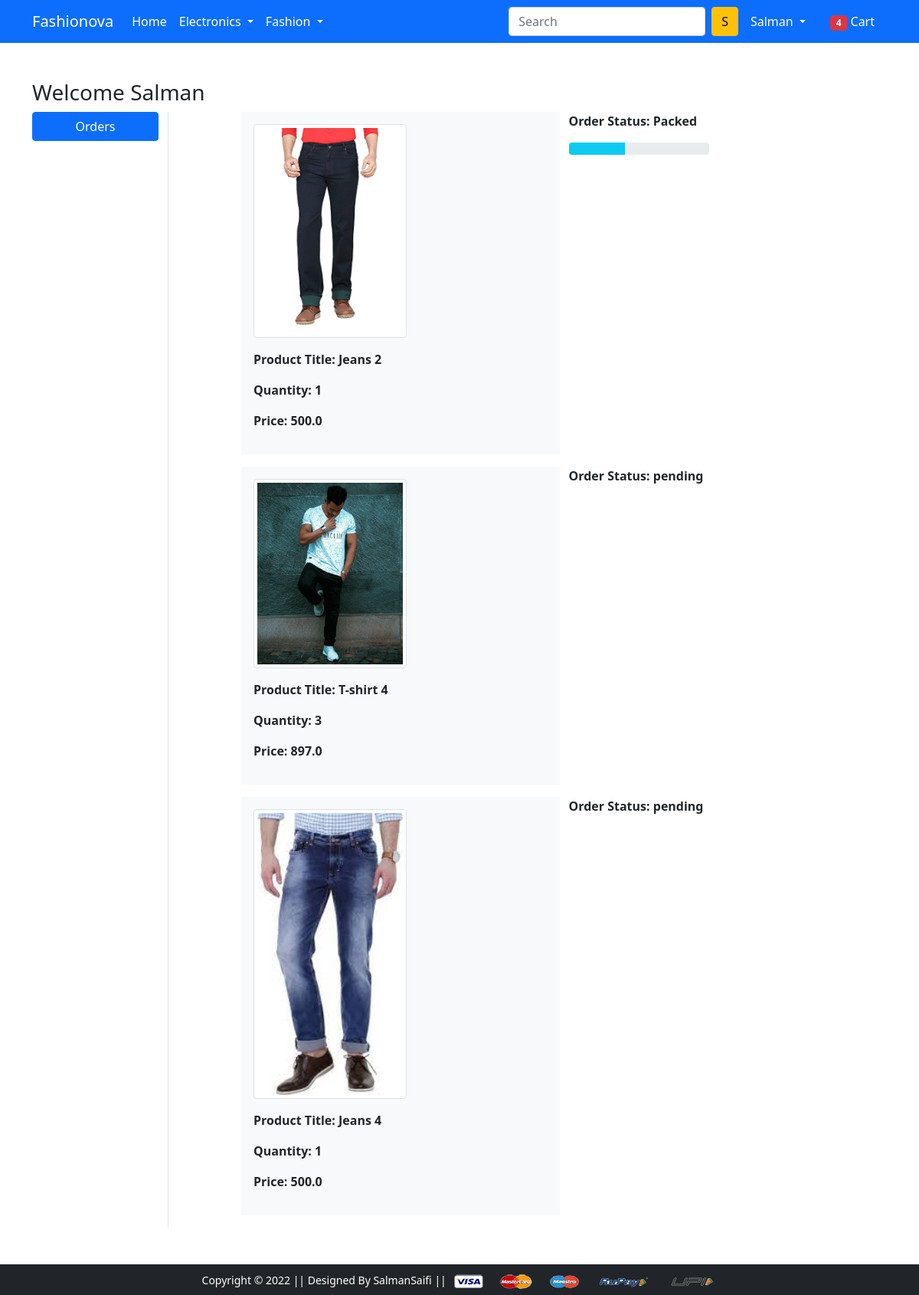
Page /orders/ (signed in) on the committed database.
### app/models.py (models this page shows, shortened)
class OrderPlaced(models.Model):
    user = models.ForeignKey(User, on_delete=models.CASCADE)
    customer = models.ForeignKey(Customer, on_delete=models.CASCADE)
    product = models.ForeignKey(Product, on_delete=models.CASCADE)
    quantity = models.PositiveIntegerField(default=1)
    ordered_date = models.DateTimeField(auto_now_add=True)
    status = models.CharField(max_length=50, choices=STATUS_CHOICES, default='pending')
    @property
    def total_cost(self):
        return self.quantity * self.product.discounted_price

class Product(models.Model):
    title = models.CharField(max_length=100)
    selling_price = models.FloatField()
    discounted_price = models.FloatField()
    description = models.TextField()
    brand = models.CharField(max_length=100)
    category = models.CharField(choices=CATEGORY_CHOICES, max_length=2)
    product_image = models.ImageField(upload_to='productimg')

### app/views.py (the view)
# urls.py: path('orders/', views.orders, name='orders'),
@login_required
def orders(request):
    order = OrderPlaced.objects.filter(user=request.user)
    return render(request, 'app/orders.html', {'orders':order})

### app/templates/app/orders.html (shortened to what this page needs)
{% extends 'app/base.html' %}
{% load static %}
{% block main-content %}
<div class="container my-5">
 <div class="row">
 <h3>Welcome {{request.user}}</h3>
  <div class="col-sm-2 border-end">
   <ul class="list-unstyled">
    <li class="d-grid"><a href="{% url 'orders' %}" class="btn btn-primary">Orders</a></li>
   </ul>
  </div>
  <div class="col-sm-9 offset-sm-1">
   <div class="row">
    {% if orders %}
    {% for i in orders %}
    <div class="row">
        <div class="col-sm-6 mb-3 bg-light p-3">
            <img src="{{i.product.product_image.url}}" alt="" class="img-fluid img-thumbnail text-center " height="150" width="200">
           <div class="col-sm-7 fw-bold mt-3">
            <p>Product Title: {{i.product.title}}</p>
            <p>Quantity: {{i.quantity}}</p>
            <p>Price: {{i.total_cost}}</p>
           </div>
        </div>
           <div class="col-sm-3 fw-bold">
            <p>Order Status: {{i.status}}</p>
            {% if i.status == 'Packed' %}
            <div class="progress">
                <div class="progress-bar bg-info" role="progressbar" style="width:40%" aria-valuenow="40" aria-valuemin="0" aria-valuemax="100"></div>
            </div>
            {% endif %}
        </div>
    </div>
    {% endfor %}
    {% else %}
    <h2>You have no order placed </h2>
    {% endif %}
   </div>
  </div>
 </div>
</div>
{% endblock main-content %}

### app/templates/app/base.html (shortened to what this page needs)
<!doctype html>
{% load static %}
<html lang="en">
  <head>
    <link href="https://cdn.jsdelivr.net/npm/bootstrap@5.0.0-beta1/dist/css/bootstrap.min.css" rel="stylesheet">
    <link rel="stylesheet" href="{% static 'app/css/owl.carousel.min.css' %}">
    <link rel="stylesheet" href="{% static 'app/css/all.min.css' %}">
    <link rel="stylesheet" href="{% static 'app/css/style.css' %}">
  </head>
  <body>
    <nav class="navbar navbar-expand-lg navbar-dark bg-primary">
     <div class="container">
       <a class="navbar-brand" href="/">Fashionova</a>
       <div class="collapse navbar-collapse" id="navbarSupportedContent">
         <ul class="navbar-nav me-auto mb-2 mb-lg-0">
           <li class="nav-item">
             <a class="nav-link active" aria-current="page" href="/">Home</a>
           </li>
           <li class="nav-item dropdown">
             <a class="nav-link dropdown-toggle text-white" href="#" id="electronicsDropdown" role="button" data-bs-toggle="dropdown" aria-expanded="false">
               Electronics
             </a>
           </li>
           <li class="nav-item dropdown">
             <a class="nav-link dropdown-toggle text-white" href="#" id="fashionDropdown" role="button" data-bs-toggle="dropdown" aria-expanded="false">
               Fashion
             </a>
           </li>
         </ul>
         <form class="d-flex">
           <input class="form-control me-2" type="search" placeholder="Search" aria-label="Search">
           <button class="btn btn-warning" type="submit">S</button>
         </form>
         <div>
          <ul class="navbar-nav me-auto mb-2 mb-lg-0">
            {% if request.user.is_authenticated %}
           <li class="nav-item dropdown mx-2">
              <a class="nav-link dropdown-toggle text-white" href="#" id="profileDropdown" role="button" data-bs-toggle="dropdown" aria-expanded="false">
                {{request.user}}
              </a>
            </li>
            <li class="nav-item mx-2">
             <a href="{% url 'showcart' %}" class="nav-link text-white"><span class="badge bg-danger">4</span> Cart </a>
            </li>
            {% endif %}
          </ul>
         </div>
       </div>
     </div>
    </nav>
    {% block main-content %} {% endblock main-content %}
    <footer class="container-fluid bg-dark text-center p-2 mt-5">
        <small class="text-white">Copyright &copy; 2022 || Designed By SalmanSaifi || </small>
        <img src="{% static 'app/images/payment.png' %}" alt="" srcset="" class="img-fluid" height="2px">
    </footer>
  </body>
</html>

### rows in the picture
OrderPlaced: product.product_image (picture), product "Jeans 2", quantity "1", total_cost "500.0", status "Packed"
OrderPlaced: product.product_image (picture), product "T-shirt 4", quantity "3", total_cost "897.0", status "pending"
OrderPlaced: product.product_image (picture), product "Jeans 4", quantity "1", total_cost "500.0", status "pending"

### other values in the picture
{{ request.user }} "Salman"
